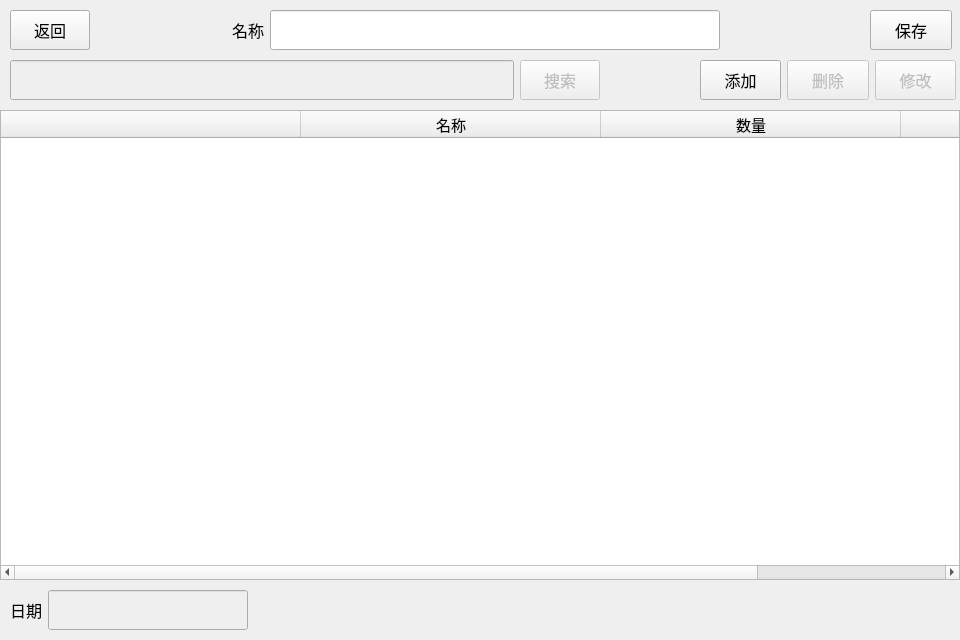
   <widget class="QWidget" name="DetailPage">
    <property name="sizePolicy">
     <sizepolicy hsizetype="Fixed" vsizetype="Fixed">
      <horstretch>0</horstretch>
      <verstretch>0</verstretch>
     </sizepolicy>
    </property>
    <property name="minimumSize">
     <size>
      <width>960</width>
      <height>640</height>
     </size>
    </property>
    <property name="maximumSize">
     <size>
      <width>960</width>
      <height>640</height>
     </size>
    </property>
    <property name="baseSize">
     <size>
      <width>960</width>
      <height>640</height>
     </size>
    </property>
    <widget class="QWidget" name="header1Left_DetailPage">
     <property name="geometry">
      <rect>
       <x>10</x>
       <y>10</y>
       <width>710</width>
       <height>40</height>
      </rect>
     </property>
     <layout class="QHBoxLayout" name="headerLayout_DetailPage">
      <item>
       <widget class="QPushButton" name="backButton_DetailPage">
        <property name="sizePolicy">
         <sizepolicy hsizetype="Minimum" vsizetype="Expanding">
          <horstretch>0</horstretch>
          <verstretch>0</verstretch>
         </sizepolicy>
        </property>
        <property name="minimumSize">
         <size>
          <width>80</width>
          <height>30</height>
         </size>
        </property>
        <property name="font">
         <font>
          <pointsize>12</pointsize>
         </font>
        </property>
        <property name="text">
         <string>返回</string>
        </property>
       </widget>
      </item>
      <item>
       <spacer name="headerSpacer_DetailPage">
        <property name="orientation">
         <enum>Qt::Horizontal</enum>
        </property>
        <property name="sizeHint" stdset="0">
         <size>
          <width>10</width>
          <height>30</height>
         </size>
        </property>
       </spacer>
      </item>
      <item>
       <layout class="QHBoxLayout" name="nameLayout_DetailPage">
        <item>
         <widget class="QLabel" name="nameLabel_DetailPage">
          <property name="font">
           <font>
            <pointsize>12</pointsize>
           </font>
          </property>
          <property name="text">
           <string>名称</string>
          </property>
          <property name="alignment">
           <set>Qt::AlignCenter</set>
          </property>
         </widget>
        </item>
        <item>
         <widget class="QLineEdit" name="nameBox_DetailPage">
          <property name="sizePolicy">
           <sizepolicy hsizetype="Minimum" vsizetype="Expanding">
            <horstretch>0</horstretch>
            <verstretch>0</verstretch>
           </sizepolicy>
          </property>
          <property name="minimumSize">
           <size>
            <width>450</width>
            <height>30</height>
           </size>
          </property>
          <property name="font">
           <font>
            <pointsize>11</pointsize>
           </font>
          </property>
         </widget>
        </item>
       </layout>
      </item>
     </layout>
    </widget>
    <widget class="QWidget" name="header1Right_DetailPage">
     <property name="geometry">
      <rect>
       <x>870</x>
       <y>10</y>
       <width>82</width>
       <height>40</height>
      </rect>
     </property>
     <layout class="QHBoxLayout" name="saveLayout_DetailPage">
      <item>
       <widget class="QPushButton" name="saveButton_DetailPage">
        <property name="sizePolicy">
         <sizepolicy hsizetype="Minimum" vsizetype="Expanding">
          <horstretch>0</horstretch>
          <verstretch>0</verstretch>
         </sizepolicy>
        </property>
        <property name="minimumSize">
         <size>
          <width>80</width>
          <height>30</height>
         </size>
        </property>
        <property name="font">
         <font>
          <pointsize>12</pointsize>
         </font>
        </property>
        <property name="text">
         <string>保存</string>
        </property>
       </widget>
      </item>
     </layout>
    </widget>
    <widget class="QWidget" name="header2Left_DetailPage">
     <property name="geometry">
      <rect>
       <x>10</x>
       <y>60</y>
       <width>590</width>
       <height>40</height>
      </rect>
     </property>
     <layout class="QHBoxLayout" name="searchLayout_DetailPage">
      <item>
       <widget class="QLineEdit" name="searchBox_DetailPage">
        <property name="enabled">
         <bool>false</bool>
        </property>
        <property name="sizePolicy">
         <sizepolicy hsizetype="MinimumExpanding" vsizetype="Expanding">
          <horstretch>0</horstretch>
          <verstretch>0</verstretch>
         </sizepolicy>
        </property>
        <property name="minimumSize">
         <size>
          <width>420</width>
          <height>30</height>
         </size>
        </property>
        <property name="font">
         <font>
          <pointsize>11</pointsize>
         </font>
        </property>
       </widget>
      </item>
      <item>
       <widget class="QPushButton" name="searchButton_DetailPage">
        <property name="enabled">
         <bool>false</bool>
        </property>
        <property name="sizePolicy">
         <sizepolicy hsizetype="Minimum" vsizetype="Expanding">
          <horstretch>0</horstretch>
          <verstretch>0</verstretch>
         </sizepolicy>
        </property>
        <property name="minimumSize">
         <size>
          <width>10</width>
          <height>30</height>
         </size>
        </property>
        <property name="font">
         <font>
          <pointsize>12</pointsize>
         </font>
        </property>
        <property name="text">
         <string>搜索</string>
        </property>
       </widget>
      </item>
     </layout>
    </widget>
    <widget class="QWidget" name="header2Right_DetailPage">
     <property name="geometry">
      <rect>
       <x>700</x>
       <y>60</y>
       <width>256</width>
       <height>40</height>
      </rect>
     </property>
     <layout class="QHBoxLayout" name="operationLayout_DetailPage">
      <item>
       <widget class="QPushButton" name="addButton_DetailPage">
        <property name="enabled">
         <bool>true</bool>
        </property>
        <property name="sizePolicy">
         <sizepolicy hsizetype="Minimum" vsizetype="Expanding">
          <horstretch>0</horstretch>
          <verstretch>0</verstretch>
         </sizepolicy>
        </property>
        <property name="minimumSize">
         <size>
          <width>80</width>
          <height>30</height>
         </size>
        </property>
        <property name="font">
         <font>
          <pointsize>12</pointsize>
         </font>
        </property>
        <property name="text">
         <string>添加</string>
        </property>
       </widget>
      </item>
      <item>
       <widget class="QPushButton" name="deleteButton_DetailPage">
        <property name="enabled">
         <bool>false</bool>
        </property>
        <property name="sizePolicy">
         <sizepolicy hsizetype="Minimum" vsizetype="Expanding">
          <horstretch>0</horstretch>
          <verstretch>0</verstretch>
         </sizepolicy>
        </property>
        <property name="minimumSize">
         <size>
          <width>80</width>
          <height>30</height>
         </size>
        </property>
        <property name="font">
         <font>
          <pointsize>12</pointsize>
         </font>
        </property>
        <property name="text">
         <string>删除</string>
        </property>
       </widget>
      </item>
      <item>
       <widget class="QPushButton" name="ingredientButton">
        <property name="enabled">
         <bool>false</bool>
        </property>
        <property name="sizePolicy">
         <sizepolicy hsizetype="Minimum" vsizetype="Expanding">
          <horstretch>0</horstretch>
          <verstretch>0</verstretch>
         </sizepolicy>
        </property>
        <property name="minimumSize">
         <size>
          <width>80</width>
          <height>30</height>
         </size>
        </property>
        <property name="font">
         <font>
          <pointsize>12</pointsize>
         </font>
        </property>
        <property name="text">
         <string>修改</string>
        </property>
       </widget>
      </item>
     </layout>
    </widget>
    <widget class="QTableWidget" name="ingredientTable">
     <property name="geometry">
      <rect>
       <x>0</x>
       <y>110</y>
       <width>960</width>
       <height>470</height>
      </rect>
     </property>
     <property name="font">
      <font>
       <pointsize>11</pointsize>
      </font>
     </property>
     <property name="autoScrollMargin">
      <number>15</number>
     </property>
     <property name="editTriggers">
      <set>QAbstractItemView::NoEditTriggers</set>
     </property>
     <property name="selectionMode">
      <enum>QAbstractItemView::SingleSelection</enum>
     </property>
     <property name="selectionBehavior">
      <enum>QAbstractItemView::SelectRows</enum>
     </property>
     <property name="textElideMode">
      <enum>Qt::ElideMiddle</enum>
     </property>
     <property name="verticalScrollMode">
      <enum>QAbstractItemView::ScrollPerPixel</enum>
     </property>
     <property name="horizontalScrollMode">
      <enum>QAbstractItemView::ScrollPerPixel</enum>
     </property>
     <property name="rowCount">
      <number>0</number>
     </property>
     <property name="columnCount">
      <number>4</number>
     </property>
     <attribute name="horizontalHeaderMinimumSectionSize">
      <number>35</number>
     </attribute>
     <attribute name="horizontalHeaderDefaultSectionSize">
      <number>300</number>
     </attribute>
     <attribute name="verticalHeaderVisible">
      <bool>false</bool>
     </attribute>
     <column>
      <property name="text">
       <string/>
      </property>
     </column>
     <column>
      <property name="text">
       <string>名称</string>
      </property>
      <property name="textAlignment">
       <set>AlignCenter</set>
      </property>
     </column>
     <column>
      <property name="text">
       <string>数量</string>
      </property>
      <property name="textAlignment">
       <set>AlignCenter</set>
      </property>
     </column>
     <column>
      <property name="text">
       <string>单位</string>
      </property>
      <property name="textAlignment">
       <set>AlignCenter</set>
      </property>
     </column>
    </widget>
    <widget class="QWidget" name="footer_DetailPage">
     <property name="geometry">
      <rect>
       <x>10</x>
       <y>590</y>
       <width>940</width>
       <height>40</height>
      </rect>
     </property>
     <layout class="QHBoxLayout" name="footerLayout_DetailPage">
      <item>
       <layout class="QHBoxLayout" name="timeLayout">
        <item>
         <widget class="QLabel" name="timeLabel">
          <property name="font">
           <font>
            <pointsize>12</pointsize>
           </font>
          </property>
          <property name="text">
           <string>日期</string>
          </property>
          <property name="alignment">
           <set>Qt::AlignCenter</set>
          </property>
         </widget>
        </item>
        <item>
         <widget class="QLineEdit" name="timeBox">
          <property name="enabled">
           <bool>false</bool>
          </property>
          <property name="sizePolicy">
           <sizepolicy hsizetype="Minimum" vsizetype="Expanding">
            <horstretch>0</horstretch>
            <verstretch>0</verstretch>
           </sizepolicy>
          </property>
          <property name="minimumSize">
           <size>
            <width>200</width>
            <height>30</height>
           </size>
          </property>
          <property name="font">
           <font>
            <pointsize>11</pointsize>
           </font>
          </property>
         </widget>
        </item>
       </layout>
      </item>
      <item>
       <spacer name="footerSpacer_DetailPage">
        <property name="orientation">
         <enum>Qt::Horizontal</enum>
        </property>
        <property name="sizeHint" stdset="0">
         <size>
          <width>10</width>
          <height>30</height>
         </size>
        </property>
       </spacer>
      </item>
     </layout>
    </widget>
   </widget>
